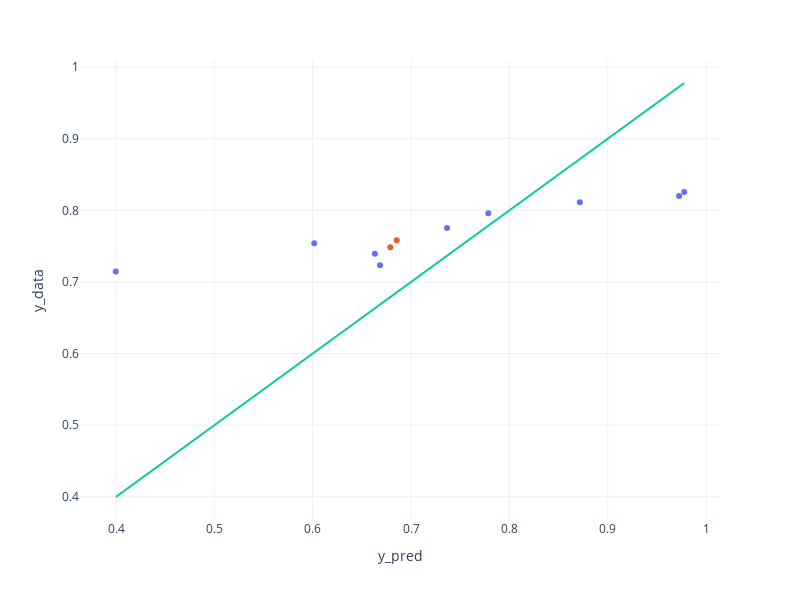

The notebook cell saved with this chart:
### Code cell
# GET DATA
# GENERATE PLOTLY FIGURE

fig = px.scatter(x=trainY,y=train_predict,height=600,width=800)
fig.add_scatter(x=testY,y=test_predict,mode="markers")
fig.add_scatter(x=trainY,y=trainY, mode='lines')

fig.update_layout(
    xaxis_title="y_pred",
    yaxis_title="y_data",
    template="plotly_white",
    showlegend=False
)

fig.show()

### Figure 1 — Plotly figure (JSON) as saved in the notebook; plotly's stock layout.template omitted (floating-point values rounded to 4 significant figures)
{"data": [{"hovertemplate": "x=%{x}<br>y=%{y}<extra></extra>", "legendgroup": "", "marker": {"color": "#636efa", "symbol": "circle"}, "mode": "markers", "name": "", "orientation": "v", "showlegend": false, "type": "scatter", "x": [0.3997, 0.6684, 0.8716, 0.9777, 0.9725, 0.7785, 0.6632, 0.6016, 0.7366], "xaxis": "x", "y": [0.7145, 0.7233, 0.8114, 0.8254, 0.8199, 0.796, 0.7393, 0.7538, 0.7751], "yaxis": "y"}, {"mode": "markers", "type": "scatter", "x": [0.6789, 0.6855], "y": [0.7483, 0.7581]}, {"mode": "lines", "type": "scatter", "x": [0.3997, 0.6684, 0.8716, 0.9777, 0.9725, 0.7785, 0.6632, 0.6016, 0.7366], "y": [0.3997, 0.6684, 0.8716, 0.9777, 0.9725, 0.7785, 0.6632, 0.6016, 0.7366]}], "layout": {"height": 600, "legend": {"tracegroupgap": 0}, "margin": {"t": 60}, "showlegend": false, "width": 800, "xaxis": {"anchor": "y", "domain": [0, 1], "title": {"text": "y_pred"}}, "yaxis": {"anchor": "x", "domain": [0, 1], "title": {"text": "y_data"}}}}
